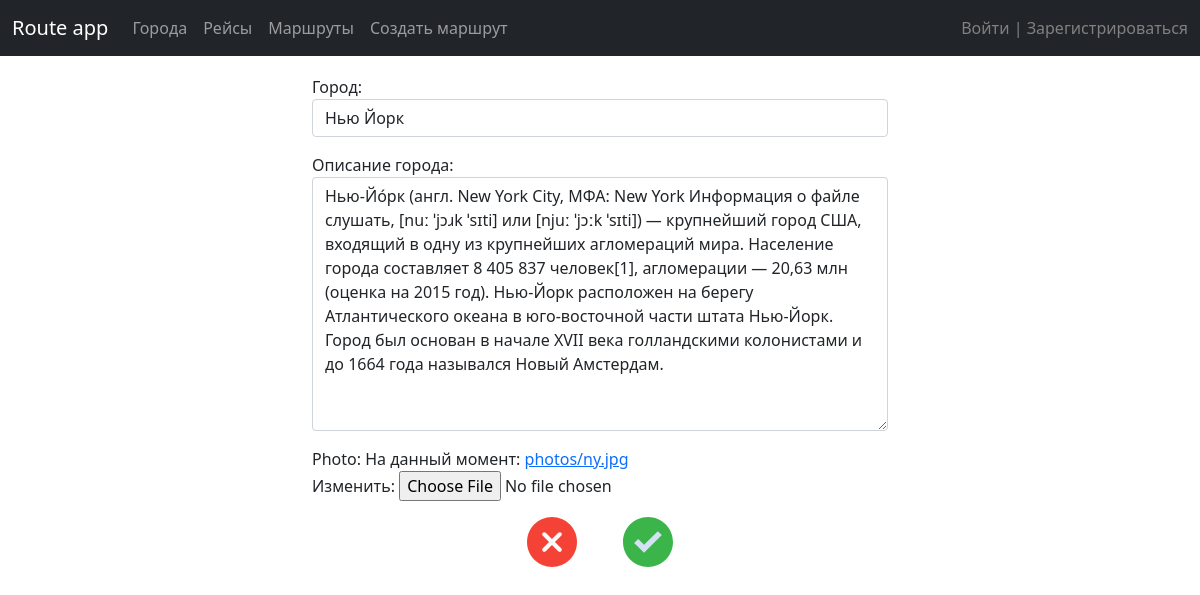
/edit_city/1/, run on the app's committed database.
### route/models.py (models this page shows, shortened)
class Cities(models.Model):
    city = models.CharField('Город', max_length=50, unique=True)
    description = models.TextField('Описание города')
    photo = models.ImageField(upload_to='photos')
    class Meta:
        verbose_name = 'Город'
        verbose_name_plural = "Города"

### route/views.py (the view)
# urls.py: path('edit_city/<int:pk>/', UpdateCity.as_view(), name='update_city'),
class UpdateCity(UpdateView):
    model = Cities
    form_class = EditCity
    template_name = 'route/cities_update_form.html'

### route/forms.py
class EditCity(forms.ModelForm):
    class Meta:
        model = Cities
        fields = ['city', 'description', 'photo']
        widgets = {
            'city': forms.TextInput(attrs={'class': 'form-control'}),
            'description': forms.Textarea(attrs={'class': 'form-control'})
        }

### templates/route/cities_update_form.html (shortened to what this page needs)
{% extends 'route/base.html' %}
{% load static %}
{% block content %}
<div class="container page col-md-6">
    <form method="post" enctype="multipart/form-data">
        {{ form.as_p }}
        <div class="buttons_form row col-md-4 col-sm-6 mx-auto">
            <div class="a-wrapper col-6">
        <a href="#" class="btn" onclick="history.go(-1)" style="padding: 0; border: none;"><img src="{% static 'img/remove.svg' %}" style="width: 50px;"></a>
            </div>
            <div class="a-wrapper col-6">
        <button type="submit" class="btn" style="padding: 0; border: none;"><img
                src="{% static 'img/check.svg' %}" style="width: 50px;"></button>
            </div>
        </div>
    </form>
</div>
{% endblock %}

### route/static/css/main.css (style rules this page uses)
.page { padding-top: 75px; }
.a-wrapper { text-align: center; }

### data on the page
Cities: city "Нью Йорк", description "Нью-Йо́рк (англ. New York City, МФА: New York Информация о файле слушать, [nuː ˈjɔɹk ˈsɪti] или [njuː ˈjɔːk ˈsɪti]) — крупнейший город США, входящий в одну из крупнейших агломераций мира. Население города составляет 8 405 837 человек[1], агломерации — 20,63 млн (оценка на 2015 год). Нью-Йорк расположен на берегу Атлантического океана в юго-восточной части штата Нью-Йорк. Город был основан в начале XVII века голландскими колонистами и до 1664 года назывался Новый Амстердам."
